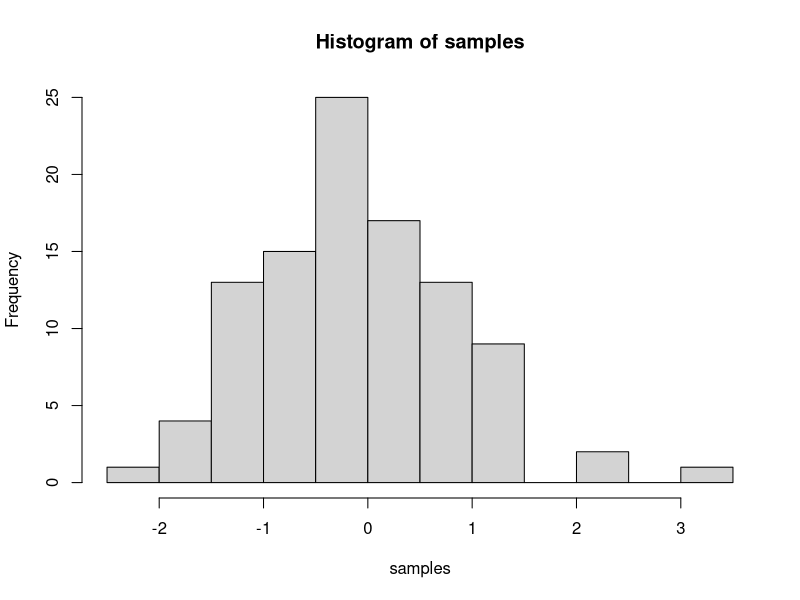

Here is the R script that generated this plot:
## ---- chunk 1
knitr::opts_chunk$set(message=FALSE,warning=FALSE, cache=TRUE)
## ---- chunk 2
samples <- rnorm(100, mean=0, sd=1)
hist(samples)
